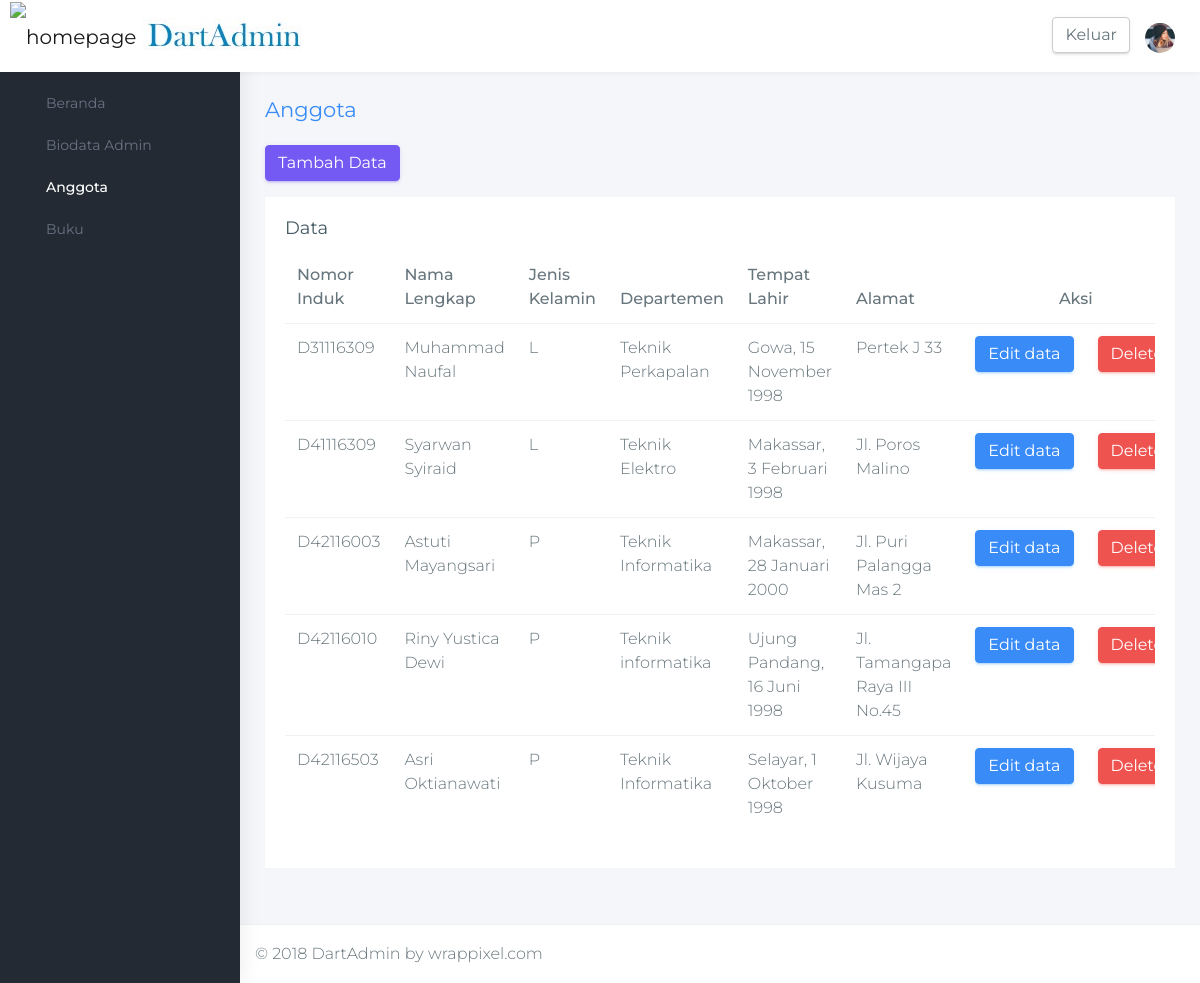
/index.php/anggota, run on the app's committed database.
### tables this page shows
CREATE TABLE `data_anggota` (
  `nomor_induk` varchar(10) NOT NULL,
  `nama_lengkap` text NOT NULL,
  `jenis_kelamin` text NOT NULL,
  `departemen` text NOT NULL,
  `tempat_lahir` varchar(30) NOT NULL,
  `alamat` varchar(30) NOT NULL
);

### application/controllers/Anggota.php (called while the page is built, shortened)
<?php
class Anggota extends CI_Controller {
    public function __construct()
    {
        $this->load->model('model_anggota');
    }
    public function index()
    {
        $data['module'] = 'anggota/view_anggota';
        $data['query'] = $this->model_anggota->tampil_data();
        $this->load->view('index', $data);
    }
}

### index.php (called while the page is built, shortened)
<?php
require_once BASEPATH.'core/CodeIgniter.php';

### application/models/model_anggota.php (called while the page is built, shortened)
<?php
class model_anggota extends CI_Model
{
    function tampil_data() {
        return $this->db->get('data_anggota')->result();
    }
}

### application/views/anggota/view_anggota.php (the view, shortened to what this page needs)
<div class="row page-titles">
    <div class="col-md-5 align-self-center">
        <h3 class="text-themecolor">Anggota</h3>
    </div>
</div>
 <div class="row">
    <div class="col-lg-12">
        <a href="<?php echo base_url('index.php/anggota/tambah_data') ?>" class="btn btn-primary mb-3">Tambah Data</a>
        <div class="card">
            <div class="card-body">
                <h4 class="card-title">Data</h4>
                <div class="table-responsive">
                    <table class="table">
                        <thead>
                            <tr>
                                <th>Nomor Induk</th>
                                <th>Nama Lengkap</th>
                                <th>Jenis Kelamin</th>
                                <th>Departemen</th>
                                <th>Tempat Lahir</th>
                                <th>Alamat</th>
                                <th colspan="2" class="text-center">Aksi</th>
                            </tr>
                        </thead>
                        <tbody>
                            <?php foreach ($query as $anggota): ?>
                                <tr>
                                    <td><?php echo $anggota->nomor_induk ?></td>
                                    <td><?php echo $anggota->nama_lengkap ?></td>
                                    <td><?php echo $anggota->jenis_kelamin ?></td>
                                    <td><?php echo $anggota->departemen ?></td>
                                    <td><?php echo $anggota->tempat_lahir ?></td>
                                    <td><?php echo $anggota->alamat ?></td>
                                    <td><a href="<?= base_url('index.php/anggota/edit_data/' . $anggota->nomor_induk) ?>" class="btn btn-info">Edit data</a></td>
                                    <td>
                                        <form action="<?php echo base_url('index.php/anggota/hapus_data') ?>" method="post">
                                            <button type="submit" class="btn btn-danger" onclick="return confirm('Anda yakin ingin menghapus data ini?')">Delete</button>
                                        </form>
                                    </td>
                                </tr>
                            <?php endforeach ?>
                        </tbody>
                    </table>
                </div>
            </div>
        </div>
    </div>
</div>

### application/views/index.php (shortened to what this page needs)
?><!DOCTYPE html>
<html lang="en">
<head>
    <link href="<?php echo base_url();?>/assets/plugins/bootstrap/css/bootstrap.min.css" rel="stylesheet">
    <link href="<?php echo base_url();?>css/style.css" rel="stylesheet">
    <link href="<?php echo base_url();?>css/colors/default-dark.css" id="theme" rel="stylesheet">
</head>
<body class="fix-header card-no-border fix-sidebar">
    <div id="main-wrapper">
        <header class="topbar">
            <nav class="navbar top-navbar navbar-expand-md navbar-light">
                <div class="navbar-header">
                    <a class="navbar-brand" href="index.html">
                        <b>
                            <img src="<?php echo base_url();?>/assets/images/logo-icon.png" alt="homepage" class="dark-logo" />
                        </b>
                        <span>
                            <img src="<?php echo base_url();?>/assets/images/logo.jpg" alt="homepage" class="dark-logo" />
                        </span>
                    </a>
                </div>
                <div class="navbar-collapse">
                    <ul class="navbar-nav my-lg-0">
                        <li class="nav-item">
                            <a href="<?php echo base_url('index.php/logout') ?>" class="btn btn-secondary mt-3">Keluar</a>
                        </li>
                        <li class="nav-item">
                            <a class="nav-link waves-effect waves-dark" href="#"><img src="<?php echo base_url() ?>assets/images/users/4.jpg" alt="user" class="profile-pic" /></a>
                        </li>
                    </ul>
                </div>
            </nav>
        </header>
        <aside class="left-sidebar">
            <div class="scroll-sidebar">
                <nav class="sidebar-nav">
                    <ul id="sidebarnav">
                        <li> <a class="waves-effect waves-dark" href="<?php echo base_url();?>index.php/home"  aria-expanded="false"><i class="mdi mdi-gauge"></i><span class="hide-menu">Beranda</span></a></li>
                        <li> <a class="waves-effect waves-dark" href="<?php echo base_url();?>index.php/profile" aria-expanded="false"><i class="mdi mdi-account-check"></i><span class="hide-menu">Biodata Admin</span></a></li>
                        <li class="<?= $this->uri->segment(1) == 'anggota' ? 'active' : '' ?>"> <a class="waves-effect waves-dark" href="<?php echo base_url();?>index.php/anggota" aria-expanded="false"><i class="mdi mdi-table"></i><span class="hide-menu">Anggota</span></a></li>
                         <li class="<?= $this->uri->segment(1) == 'buku' ? 'active' : '' ?>"> <a class="waves-effect waves-dark" href="<?php echo base_url();?>index.php/buku" aria-expanded="false"><i class="mdi mdi-table"></i><span class="hide-menu">Buku</span></a></li>
                    </ul>
                </nav>
            </div>
        </aside>
        <div class="page-wrapper">
            <div class="container-fluid">
                <?php $this->load->view($module) ?>
            </div>
            <footer class="footer">
                © <?php echo date('Y') ?> DartAdmin by wrappixel.com
            </footer>
        </div>
    </div>
</body>
</html>

### css/colors/default-dark.css (style rules this page uses)
.topbar { background: #fff; }
.topbar .navbar-light .navbar-nav .nav-item > a.nav-link { color: #a6b7bf; }
a { color: #398bf7; }
.text-themecolor { color: #398bf7 !important; }
.card-no-border .left-sidebar, .card-no-border .sidebar-nav { background: #242a33; }
.sidebar-nav { background: #242a33; }
.sidebar-nav > ul > li.active > a { color: #ffffff; border-color: #398bf7; }

### data on the page
data_anggota: nomor_induk "D31116309", nama_lengkap "Muhammad Naufal", jenis_kelamin "L", departemen "Teknik Perkapalan", tempat_lahir "Gowa, 15 November 1998", alamat "Pertek J 33"
data_anggota: nomor_induk "D41116309", nama_lengkap "Syarwan Syiraid", jenis_kelamin "L", departemen "Teknik Elektro", tempat_lahir "Makassar, 3 Februari 1998", alamat "Jl. Poros Malino"
data_anggota: nomor_induk "D42116003", nama_lengkap "Astuti Mayangsari", jenis_kelamin "P", departemen "Teknik Informatika", tempat_lahir "Makassar, 28 Januari 2000", alamat "Jl. Puri Palangga Mas 2"
data_anggota: nomor_induk "D42116010", nama_lengkap "Riny Yustica Dewi", jenis_kelamin "P", departemen "Teknik informatika", tempat_lahir "Ujung Pandang, 16 Juni 1998", alamat "Jl. Tamangapa Raya III No.45"
data_anggota: nomor_induk "D42116503", nama_lengkap "Asri Oktianawati", jenis_kelamin "P", departemen "Teknik Informatika", tempat_lahir "Selayar, 1 Oktober 1998", alamat "Jl. Wijaya Kusuma"
